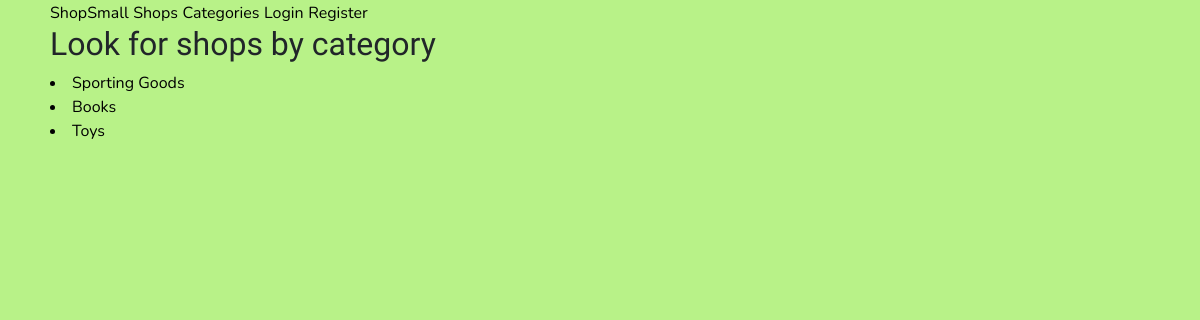
The page /categories on the database as committed earlier.
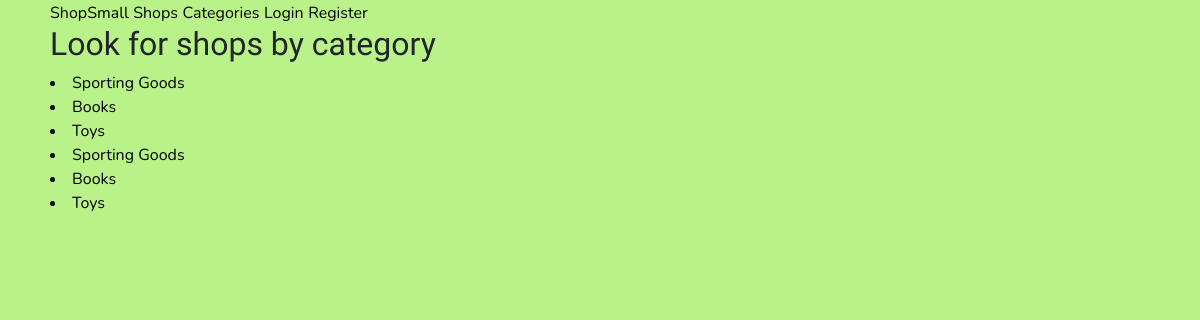
The same page on the database as committed later.
### app/models.py (models this page shows, shortened)
class Category(db.Model):
    id = db.Column(db.Integer, primary_key=True)
    name = db.Column(db.String(128))
    business= db.relationship("Business", backref= "Business", lazy= "dynamic")

### app/routes.py (the view)
@app.route('/categories')
def categories():
    categories = Category.query.all()
    category= {'name': categories}
    my_categories = []
    for category in categories:
        my_categories.append(category)
    return render_template('categories.html', categories=categories, category= category, my_categories= my_categories)

### app/templates/categories.html (shortened to what this page needs)
<!doctype html>
<html>
{% extends "base.html" %}
{% block content %}
    <h2>Look for shops by category</h2>
    {% for category in my_categories %}
        <li><a href="{{ url_for('category', name= category.name)}}">{{ category.name}}</a></li>
    {% endfor %}
{% endblock %}

### app/templates/base.html (shortened to what this page needs)
<!doctype html>
<html>
<head>
    <link rel="stylesheet" href="https://cdn.jsdelivr.net/npm/bootstrap@4.5.3/dist/css/bootstrap.min.css">
    <link rel="stylesheet" type="text/css" href="../static/style.css">
</head>
<body>
<div>
    <a href = "{{ url_for('index')}}">ShopSmall</a>
    <a href = "{{url_for('shops')}}">Shops</a>
    <a href = "{{ url_for('categories')}}">Categories</a>
    {% if current_user.is_anonymous %}
       <a href = "{{ url_for('login') }}">Login</a>
       <a href = "{{ url_for('register')}}">Register</a>
    {% else %}
       <a href = "{{ url_for('add_business')}}">Add New Business</a>
       <a href = "{{ url_for('review') }}">Leave a Review</a>
        <a href="{{ url_for('logout') }}">Logout</a>
    {% endif %}
</div>
    {% block content %}{% endblock %}
</body>
</html>

### app/static/style.css (style rules this page uses)
h1, h2, h3, h4, h5, h6 { font-family: "Fuzzy Bubbles", cursive; }
p, ul, li { font-family: 'Nunito', sans-serif; color: black; }
a, a.hover { font-family: 'Nunito', sans-serif; color: black; text-decoration: none; }
body { background-color: #B8F288; margin-left: 50px; }

Rows that differ between the two databases and show on the page:
added Category: name "Sporting Goods"
added Category: name "Books"
added Category: name "Toys"
